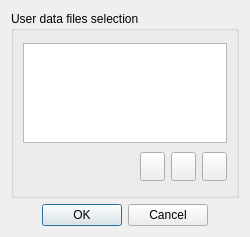
<ui version="4.0" >
 <class>BatchRunningUserFilesDialogForm</class>
 <widget class="QDialog" name="BatchRunningUserFilesDialogForm" >
  <property name="enabled" >
   <bool>true</bool>
  </property>
  <property name="geometry" >
   <rect>
    <x>0</x>
    <y>0</y>
    <width>250</width>
    <height>237</height>
   </rect>
  </property>
  <property name="windowTitle" >
   <string>User files</string>
  </property>
  <layout class="QVBoxLayout" >
   <item>
    <widget class="QGroupBox" name="groupBox" >
     <property name="title" >
      <string>User data files selection</string>
     </property>
     <layout class="QGridLayout" >
      <item row="0" column="0" colspan="4" >
       <widget class="QListView" name="viewData" >
        <property name="maximumSize" >
         <size>
          <width>16777215</width>
          <height>100</height>
         </size>
        </property>
        <property name="alternatingRowColors" >
         <bool>true</bool>
        </property>
       </widget>
      </item>
      <item row="1" column="0" >
       <spacer>
        <property name="orientation" >
         <enum>Qt::Horizontal</enum>
        </property>
        <property name="sizeHint" stdset="0" >
         <size>
          <width>40</width>
          <height>20</height>
         </size>
        </property>
       </spacer>
      </item>
      <item row="1" column="1" >
       <widget class="QToolButton" name="buttonNewData" >
        <property name="minimumSize" >
         <size>
          <width>25</width>
          <height>25</height>
         </size>
        </property>
        <property name="toolTip" >
         <string>Search previous user data file</string>
        </property>
        <property name="text" >
         <string/>
        </property>
        <property name="icon" >
         <iconset resource="resources_pages.qrc" >
          <normaloff>:/new/prefix1/icons/22x22/document-open.png</normaloff>:/new/prefix1/icons/22x22/document-open.png</iconset>
        </property>
        <property name="iconSize" >
         <size>
          <width>22</width>
          <height>22</height>
         </size>
        </property>
       </widget>
      </item>
      <item row="1" column="2" >
       <widget class="QToolButton" name="buttonAddData" >
        <property name="minimumSize" >
         <size>
          <width>25</width>
          <height>25</height>
         </size>
        </property>
        <property name="toolTip" >
         <string>New user data file</string>
        </property>
        <property name="text" >
         <string/>
        </property>
        <property name="icon" >
         <iconset resource="resources_pages.qrc" >
          <normaloff>:/new/prefix1/icons/22x22/document-new.png</normaloff>:/new/prefix1/icons/22x22/document-new.png</iconset>
        </property>
        <property name="iconSize" >
         <size>
          <width>22</width>
          <height>22</height>
         </size>
        </property>
       </widget>
      </item>
      <item row="1" column="3" >
       <widget class="QToolButton" name="buttonDeleteData" >
        <property name="minimumSize" >
         <size>
          <width>25</width>
          <height>25</height>
         </size>
        </property>
        <property name="toolTip" >
         <string>Revome from selection</string>
        </property>
        <property name="text" >
         <string/>
        </property>
        <property name="icon" >
         <iconset resource="resources_pages.qrc" >
          <normaloff>:/new/prefix1/icons/22x22/user-trash-full.png</normaloff>:/new/prefix1/icons/22x22/user-trash-full.png</iconset>
        </property>
        <property name="iconSize" >
         <size>
          <width>22</width>
          <height>22</height>
         </size>
        </property>
       </widget>
      </item>
     </layout>
    </widget>
   </item>
   <item>
    <widget class="QDialogButtonBox" name="buttonBox" >
     <property name="orientation" >
      <enum>Qt::Horizontal</enum>
     </property>
     <property name="standardButtons" >
      <set>QDialogButtonBox::Cancel|QDialogButtonBox::Ok</set>
     </property>
     <property name="centerButtons" >
      <bool>true</bool>
     </property>
    </widget>
   </item>
  </layout>
 </widget>
 <resources>
  <include location="resources_pages.qrc" />
 </resources>
 <connections>
  <connection>
   <sender>buttonBox</sender>
   <signal>accepted()</signal>
   <receiver>BatchRunningUserFilesDialogForm</receiver>
   <slot>accept()</slot>
   <hints>
    <hint type="sourcelabel" >
     <x>248</x>
     <y>254</y>
    </hint>
    <hint type="destinationlabel" >
     <x>157</x>
     <y>274</y>
    </hint>
   </hints>
  </connection>
  <connection>
   <sender>buttonBox</sender>
   <signal>rejected()</signal>
   <receiver>BatchRunningUserFilesDialogForm</receiver>
   <slot>reject()</slot>
   <hints>
    <hint type="sourcelabel" >
     <x>316</x>
     <y>260</y>
    </hint>
    <hint type="destinationlabel" >
     <x>286</x>
     <y>274</y>
    </hint>
   </hints>
  </connection>
 </connections>
</ui>
